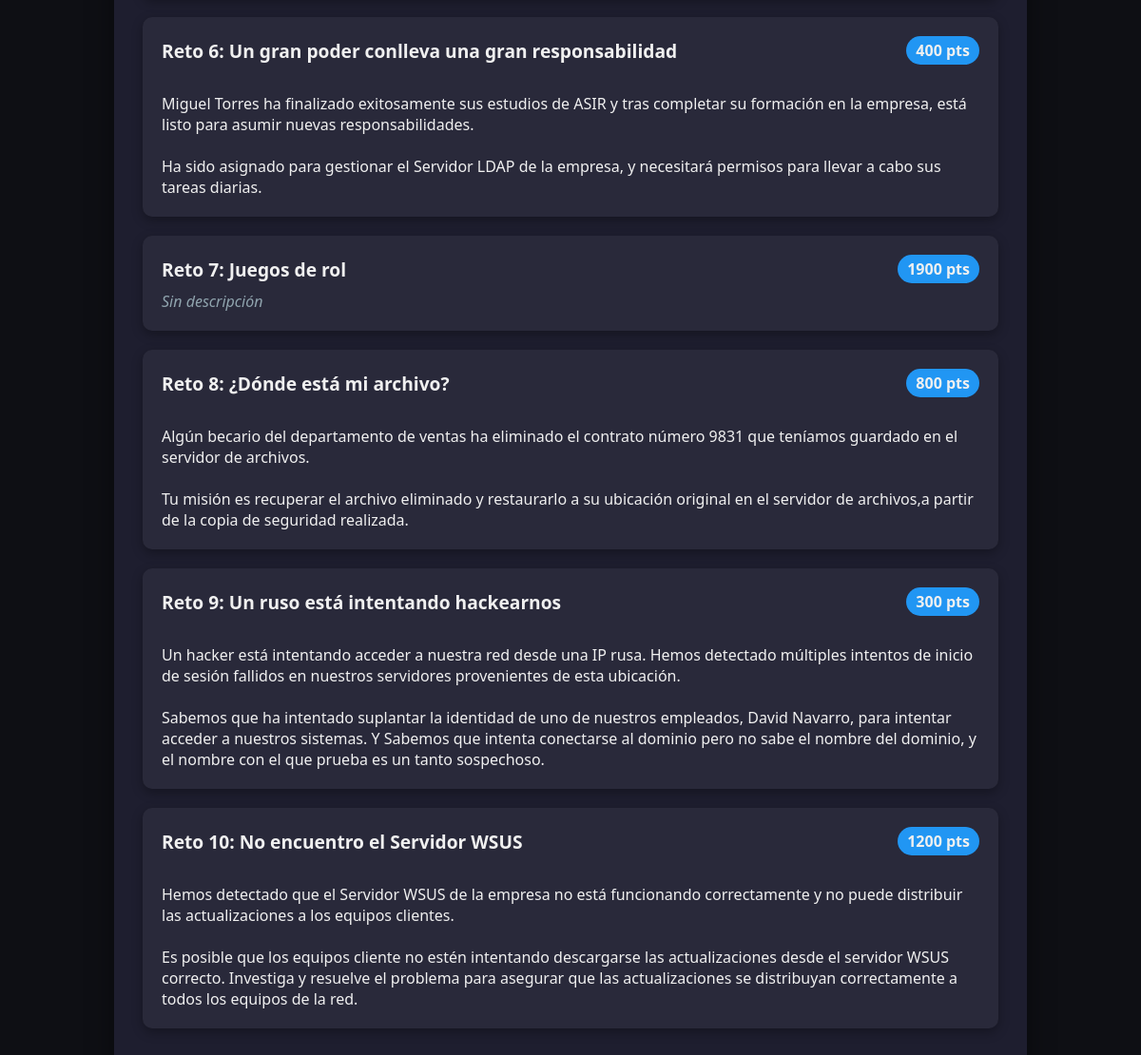
The page /retos.php (lower part) on the database as committed earlier.
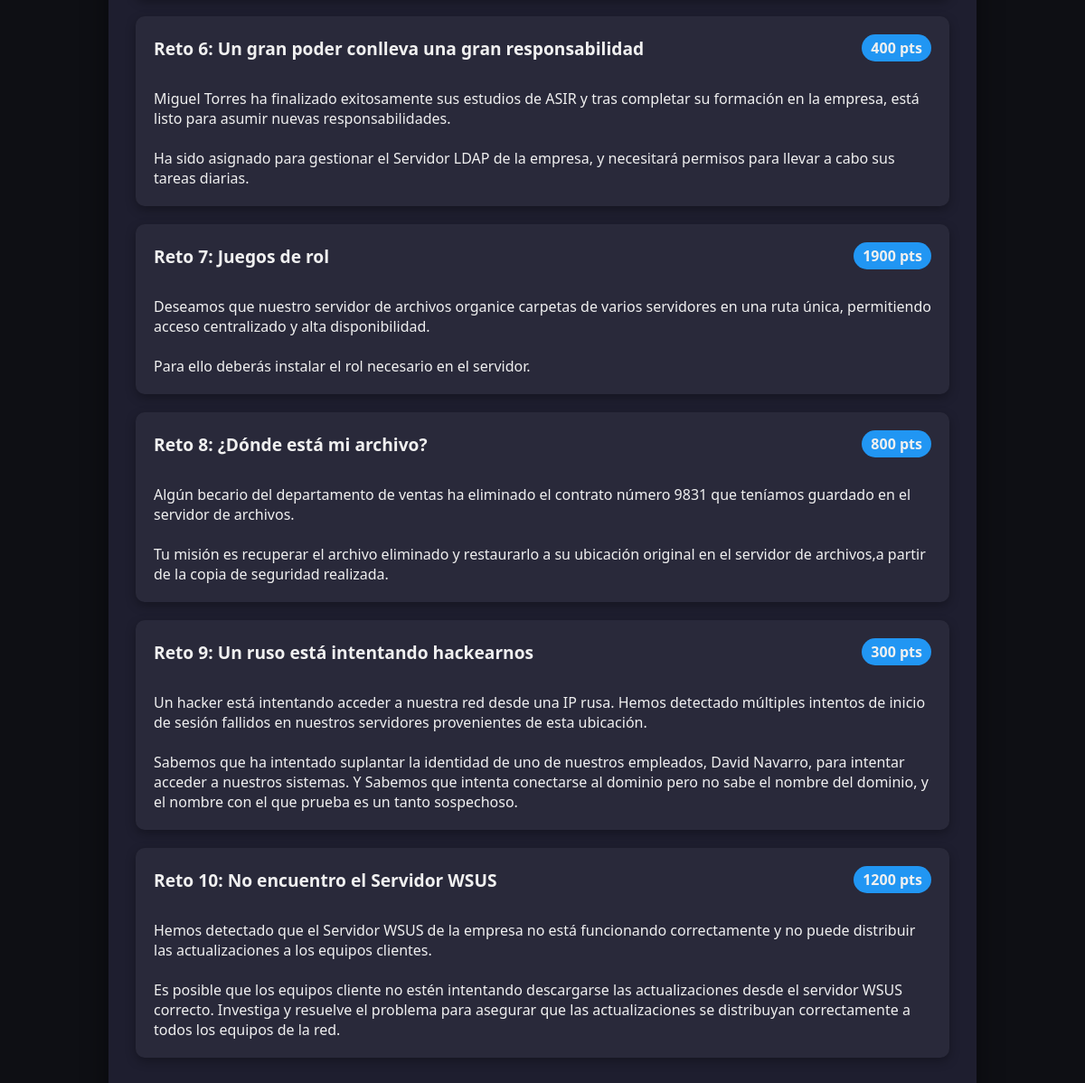
The same page on the database as committed later.
### tables this page shows
CREATE TABLE retos (
    id INT AUTO_INCREMENT PRIMARY KEY,
    codigo_hex CHAR(2) NOT NULL,
    nombre VARCHAR(100) NOT NULL,
    puntos INT DEFAULT 0,
    descripcion TEXT,
    UNIQUE (codigo_hex)
);

### www/retos.php (the view, shortened to what this page needs)
<?php
require 'db.php';
function markdownBasico(string $text): string
{
    $text = htmlspecialchars($text, ENT_QUOTES, 'UTF-8');
    $text = preg_replace('/^### (.+)$/m', '<h3>$1</h3>', $text);
    $text = preg_replace('/^## (.+)$/m', '<h2>$1</h2>', $text);
    $text = preg_replace('/^# (.+)$/m', '<h1>$1</h1>', $text);
    $text = preg_replace('/\*\*(.+?)\*\*/', '<strong>$1</strong>', $text);
    $text = preg_replace('/\*(.+?)\*/', '<em>$1</em>', $text);
    $text = preg_replace('/^- (.+)$/m', '<li>$1</li>', $text);
    $text = preg_replace('/(<li>.*<\/li>)/s', '<ul>$1</ul>', $text);
    return nl2br($text);
}
$retos = $pdo->query(
    "SELECT id, nombre, puntos, descripcion
     FROM retos
     ORDER BY id ASC"
)->fetchAll();
?>
<!DOCTYPE html>
<html lang="es">
<head>
    <link rel="stylesheet" href="css/estilos.css">
</head>
<body>
    <div class="container">
        <?php foreach ($retos as $r): ?>
            <div class="reto-card">
                <div class="reto-header">
                    <span class="reto-nombre">
                        Reto <?= htmlspecialchars($r['id']) ?>: <?= htmlspecialchars($r['nombre']) ?>
                    </span>
                    <span class="reto-puntos">
                        <?= (int)$r['puntos'] ?> pts
                    </span>
                </div>
                <?php if (!empty($r['descripcion'])): ?>
                    <div class="reto-descripcion">
                        <?= markdownBasico($r['descripcion']) ?>
                    </div>
                <?php else: ?>
                    <div class="reto-descripcion empty">
                        Sin descripción
                    </div>
                <?php endif; ?>
            </div>
        <?php endforeach; ?>
    </div>
</body>
</html>

Rows that differ between the two databases and show on the page:
changed retos "Juegos de rol": descripcion (not shown) → "Deseamos que nuestro servidor de archivos organice carpetas de varios servidores en una ruta única, permitiendo acceso centralizado y alta disponibilidad. Para ello deberás instalar el rol necesario en el servidor."; no longer shows "Sin descripción"
